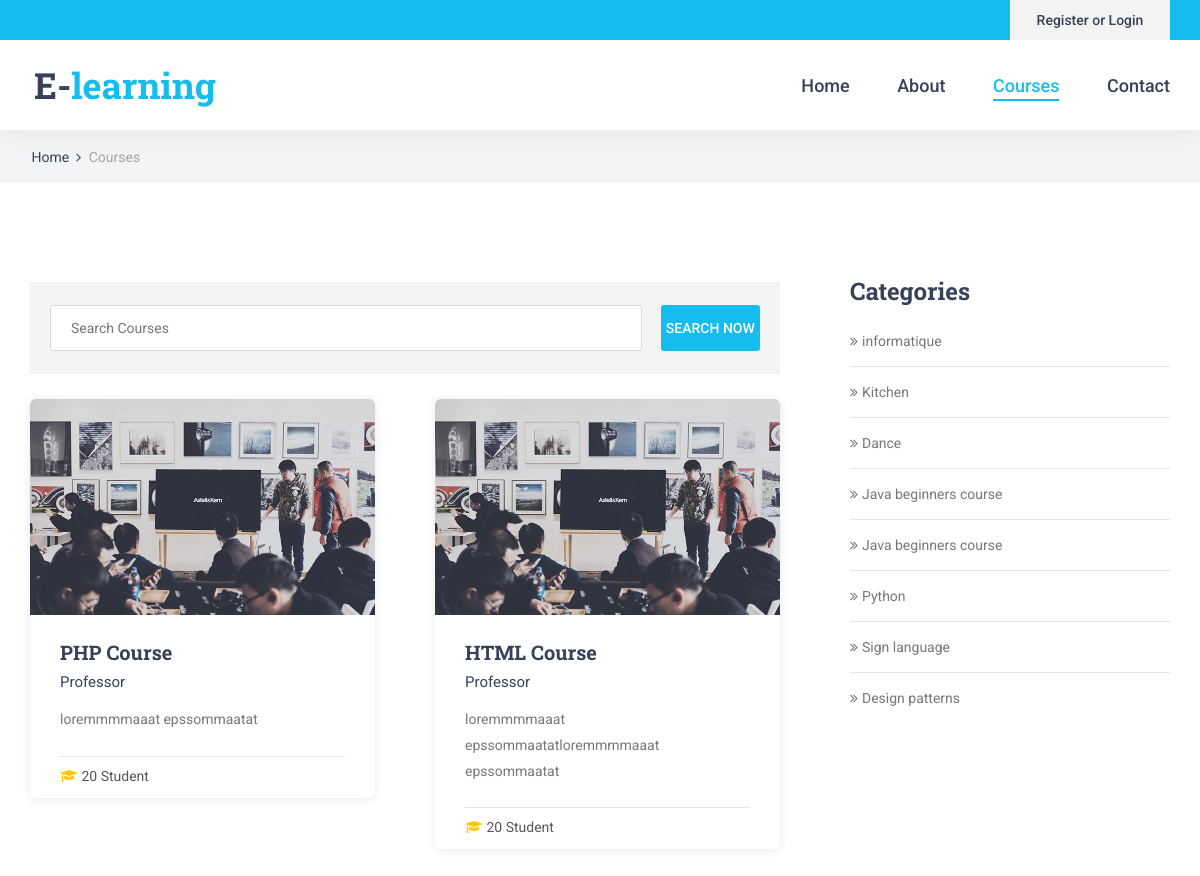
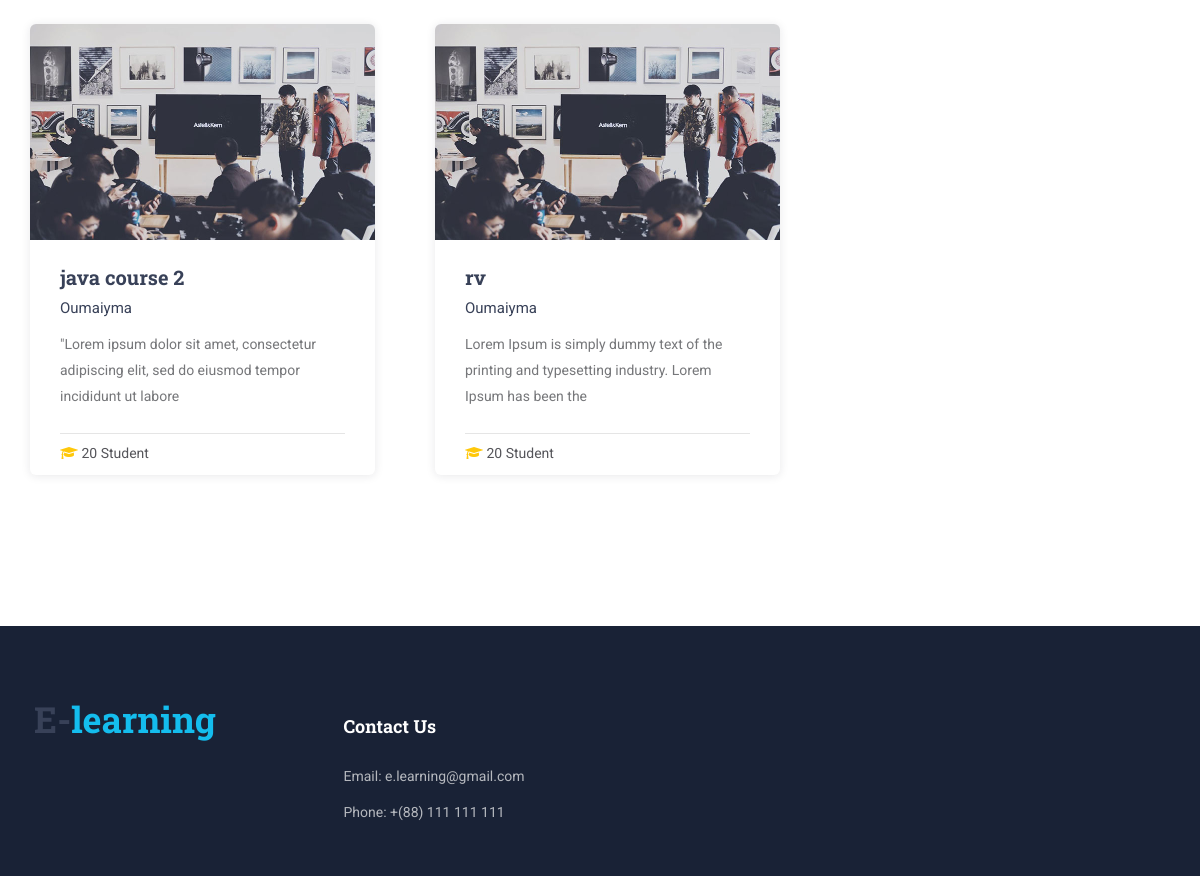
/Student/course/course_list.php?id=1, run on an earlier commit of the app's database (2 pictures, top to bottom).
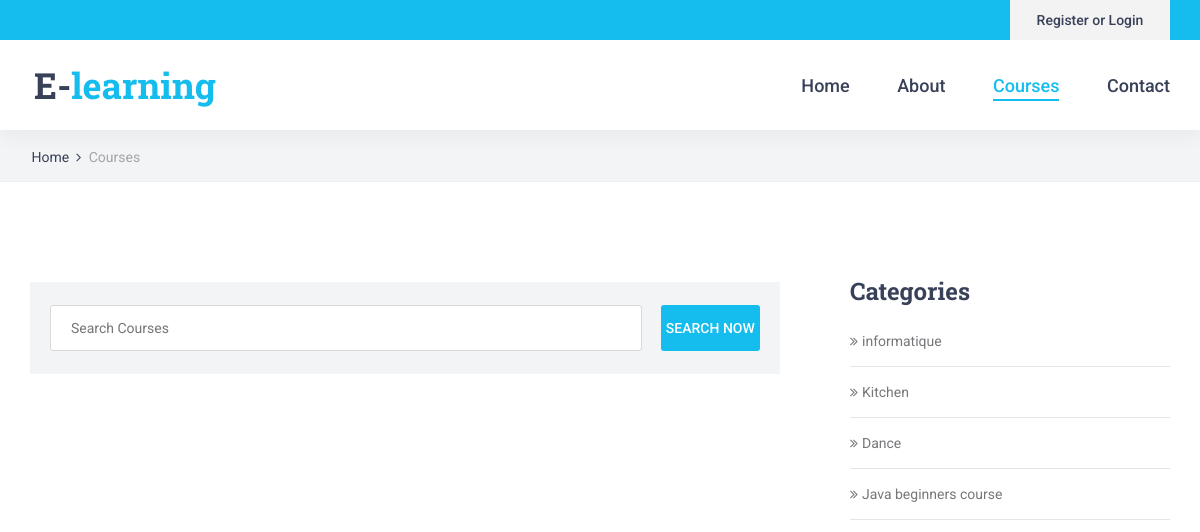
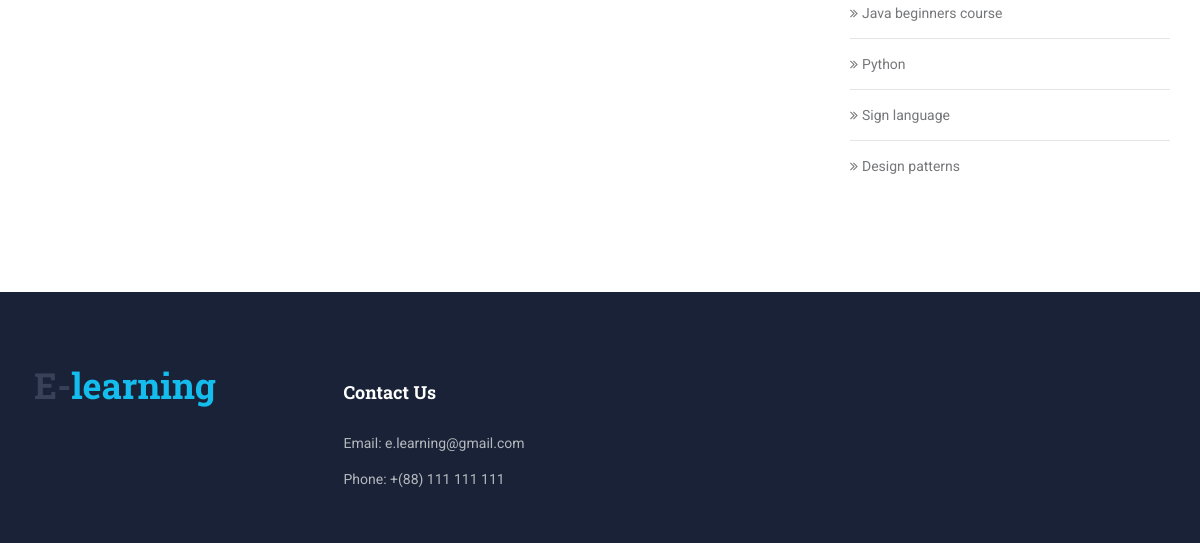
And on a later commit of the database (2 pictures, top to bottom).
### tables this page shows
CREATE TABLE IF NOT EXISTS `course` (
  `id_course` int(15) NOT NULL AUTO_INCREMENT,
  `name` varchar(60) NOT NULL,
  `description` varchar(1000) NOT NULL,
  `syllabus` mediumtext NOT NULL,
  `id_prof` int(15) NOT NULL,
  `image_course` varchar(100) NOT NULL,
  `id_category` int(11) NOT NULL,
  `active` tinyint(1) NOT NULL DEFAULT '1',
  `lunched` tinyint(1) NOT NULL DEFAULT '0',
  `release_date` date NOT NULL,
  PRIMARY KEY (`id_course`)
);

CREATE TABLE IF NOT EXISTS `account` (
  `id_account` int(15) NOT NULL AUTO_INCREMENT,
  `full_name` varchar(30) DEFAULT NULL,
  `email` varchar(35) DEFAULT NULL,
  `password` varchar(11) NOT NULL,
  `date` date NOT NULL,
  `type` varchar(11) NOT NULL,
  PRIMARY KEY (`id_account`)
);

CREATE TABLE IF NOT EXISTS `category` (
  `id_category` int(11) NOT NULL AUTO_INCREMENT,
  `label_category` varchar(100) NOT NULL,
  `description` varchar(200) DEFAULT NULL,
  `active` tinyint(1) NOT NULL DEFAULT '1',
  PRIMARY KEY (`id_category`)
);

### Student/course/course_list.php (the view, shortened to what the changed rows need)
<?php
    include_once("../../Database/db_connection.php");
    if(isset($_GET["id"])){
        $id = $_GET['id'];
    	$sql = "SELECT * FROM course  WHERE id_category= $id";
    }
    $result = $conn->query($sql);
    $sql_category 	 = "SELECT * FROM category";
    $result_category = $conn->query($sql_category);
?>
<!DOCTYPE html>
<html lang="en">
<head>
    <link rel="stylesheet" type="text/css" href="../styles/bootstrap4/bootstrap.min.css">
    <link href="../plugins/font-awesome-4.7.0/css/font-awesome.min.css" rel="stylesheet" type="text/css">
    <link href="../plugins/colorbox/colorbox.css" rel="stylesheet" type="text/css">
    <link rel="stylesheet" type="text/css" href="../plugins/OwlCarousel2-2.2.1/owl.carousel.css">
    <link rel="stylesheet" type="text/css" href="../plugins/OwlCarousel2-2.2.1/owl.theme.default.css">
    <link rel="stylesheet" type="text/css" href="../plugins/OwlCarousel2-2.2.1/animate.css">
    <link rel="stylesheet" type="text/css" href="../styles/courses.css">
    <link rel="stylesheet" type="text/css" href="../styles/courses_responsive.css">
</head>
<body>
    <div class="super_container">
        <div class="courses">
            <div class="container">
                <div class="row">
                    <div class="col-lg-8">
                        <div class="courses_container">
                            <div class="row courses_row">
                                <?php
                                        while($row = $result->fetch_assoc()){
                                            echo '
                                            <div class="col-lg-6 course_col">
                                            <div class="course">
                                            <div class="course_image"><img src="../../Admin/image_course/blog_4.jpg" alt=""></div>
                                            <div class="course_body">
                                                <h3 class="course_title"><a href="course.php?id='.$row["id_course"].'">'.$row["name"].'</a></h3>';
                                            $id_prof = $row["id_prof"];
                                            $prof = mysqli_query($conn, "SELECT * from account where id_account = $id_prof");
                                            $row_account = mysqli_fetch_array($prof);
                                            echo '
                                                <div class="course_teacher">'.$row_account["full_name"].'</div>
                                                <div class="course_text">
                                                    <p>'.$row["description"].'</p>
                                                </div>
                                            </div>
                                            <div class="course_footer">
                                                <div class="course_footer_content d-flex flex-row align-items-center justify-content-start">
                                                    <div class="course_info">
                                                        <i class="fa fa-graduation-cap" aria-hidden="true"></i>
                                                        <span>20 Student</span>
                                                    </div>
                                                </div>
                                            </div>
                                        </div>
                                        </div>
                                            ';
                                        }
                                ?>
                            </div>
                        </div>
                    </div>
                    <div class="col-lg-4">
                        <div class="sidebar">
                            <div class="sidebar_section">
                                <div class="sidebar_categories">
                                    <ul>
                                    <?php
                                        while($row = $result_category->fetch_assoc()) {
                                            $id_cat  = $row["id_category"];
                                            $label_cat = $row["label_category"];
                                    ?>
                                        <li><a href="course_list.php?id=<?php echo $id_cat ?>"><?php echo $label_cat ?></a></li>
                                        <?php } ?>
                                    </ul>
                                </div>
                            </div>
                        </div>
                    </div>
                </div>
            </div>
        </div>
    </div>
</body>
</html>

What changed in the data, as far as the page shows it:
no longer on this page (row edited): course: name "PHP Course", account.full_name "Professor", description "loremmmmaaat epssommaatat"
removed course: name "HTML Course", account.full_name "Professor", description "loremmmmaaat epssommaatatloremmmmaaat epssommaatat"
removed course: name "java course 2", account.full_name "Oumaiyma", description "\"Lorem ipsum dolor sit amet, consectetur adipiscing elit, sed do eiusmod tempor incididunt ut labore"
removed course: name "rv", account.full_name "Oumaiyma", description "Lorem Ipsum is simply dummy text of the printing and typesetting industry. Lorem Ipsum has been the"
